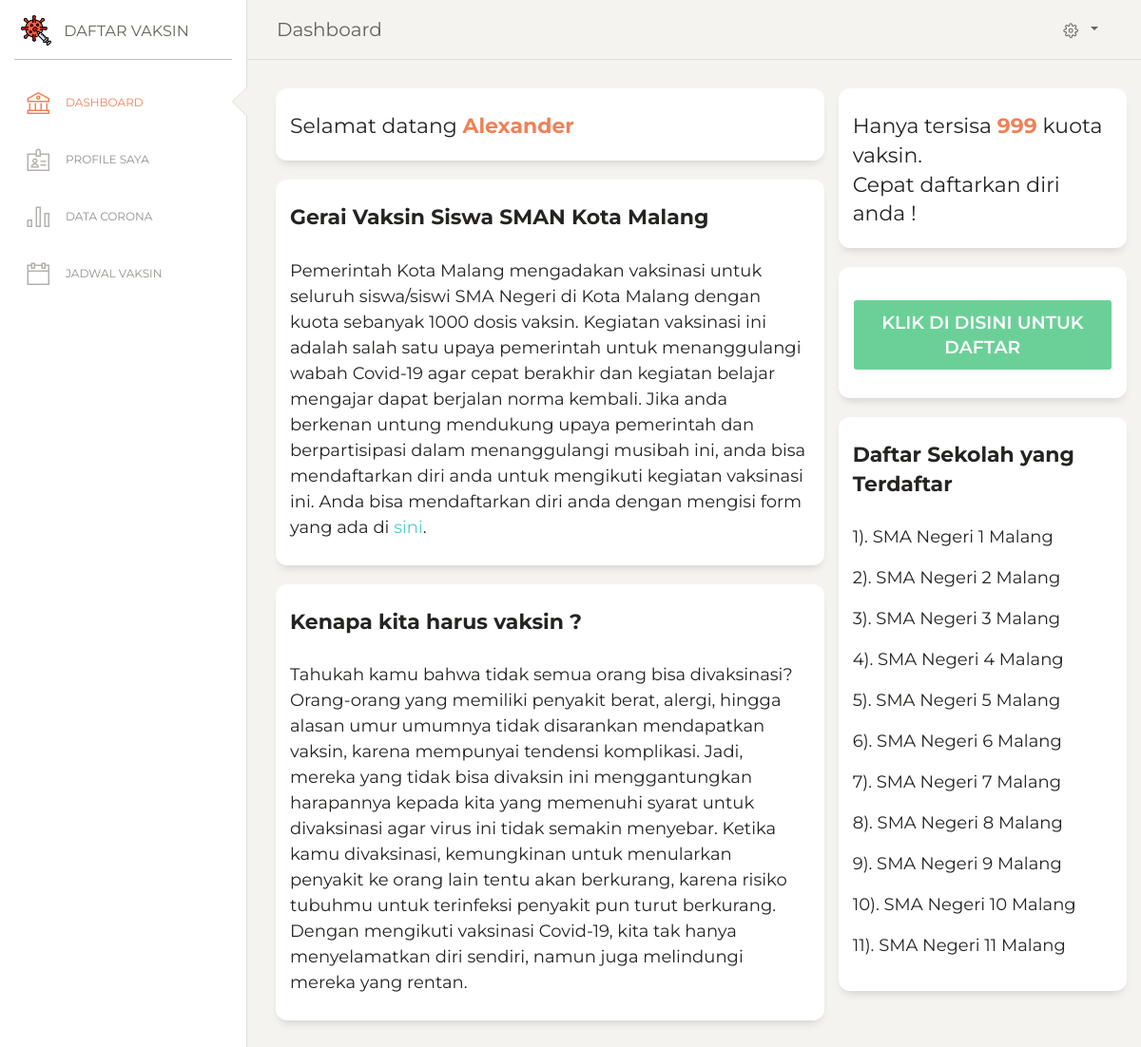
Page /app/index.php (signed in) on the committed database.
### tables this page shows
CREATE TABLE `akun` (
  `id` int(11) NOT NULL,
  `email` varchar(100) NOT NULL,
  `password` varchar(100) NOT NULL,
  `nama` varchar(200) NOT NULL,
  `tgl_daftar` varchar(100) NOT NULL
);

CREATE TABLE `sekolah` (
  `id_sekolah` int(11) NOT NULL,
  `nama_sekolah` varchar(200) NOT NULL,
  `telepon` varchar(12) NOT NULL,
  `alamat` varchar(255) NOT NULL,
  `jml_siswa` int(11) NOT NULL
);

### app/index.php (the view, shortened to what this page needs)
<?php
  include '../conn.php';
  $qry4=mysqli_query($conn,"select * from siswa");
  $jumlah_siswa=mysqli_num_rows($qry4);
  $sisa_kuota=1000-$jumlah_siswa;
  $id = $_SESSION['id_akun'];
  $query1 = mysqli_query($conn, "select * from akun where id = '".$id."'");
  $data_akun=mysqli_fetch_array($query1);
?>
<!DOCTYPE html>
<html lang="en">
<head>
  <link href="https://maxcdn.bootstrapcdn.com/font-awesome/latest/css/font-awesome.min.css" rel="stylesheet">
  <link href="../assets/css/bootstrap.min.css" rel="stylesheet" />
  <link href="../assets/css/paper-dashboard.css?v=2.0.1" rel="stylesheet" />
  <link href="../assets/demo/demo.css" rel="stylesheet" />
  <link rel="stylesheet" href="style.css">
</head>
<body class="">
  <div class="wrapper ">
    <div class="sidebar" data-color="white" data-active-color="danger">
      <div class="logo">
        <a href="index.php" class="simple-text logo-mini">
          <div class="logo-image-small">
            <img src="../assets/img/vaccine.png">
          </div>
        </a>
        <a href="index.php" class="simple-text logo-normal">
          Daftar Vaksin
        </a>
      </div>
      <div class="sidebar-wrapper">
        <ul class="nav">
          <li class="active">
            <a href="./index.php">
              <i class="nc-icon nc-bank"></i>
              <p>Dashboard</p>
            </a>
          </li>
          <li>
            <a href="./profil.php">
              <i class="nc-icon nc-badge"></i>
              <p>Profile Saya</p>
            </a>
          </li>
          <li>
            <a href="./data-covid.php">
                <i class="nc-icon nc-chart-bar-32"></i>
                <p>Data Corona</p>
            </a>
          </li>
          <li>
            <a href="./jadwal-vaksin.php">
                <i class="nc-icon nc-calendar-60"></i>
                <p>Jadwal Vaksin</p>
            </a>
          </li>
        </ul>
      </div>
    </div>
    <div class="main-panel">
      <nav class="navbar navbar-expand-lg navbar-absolute fixed-top navbar-transparent">
        <div class="container-fluid">
          <div class="navbar-wrapper">
            <a class="navbar-brand" href="index.php">Dashboard</a>
          </div>
          <div class="collapse navbar-collapse justify-content-end" id="navigation">
            <ul class="navbar-nav">
              <li class="nav-item btn-rotate dropdown">
                <a class="nav-link dropdown-toggle" href="http://example.com" id="navbarDropdownMenuLink" data-toggle="dropdown" aria-haspopup="true" aria-expanded="false">
                  <i class="nc-icon nc-settings-gear-65"></i>
                </a>
              </li>
            </ul>
          </div>
        </div>
      </nav>
      <div class="content">
        <div class="row">
          <div class="col-md-8">
            <div class="card card-user pb-2">
              <div class="card-header">
                <h5 class="card-title">Selamat datang <span class="text-danger font-weight-bold"><?=$data_akun['nama']?></span></h5>
              </div>
            </div>
            <div class="card card-user">
              <div class="card-header">
                <h5 class="card-title font-weight-bold">Gerai Vaksin Siswa SMAN Kota Malang</h5>
              </div>
              <div class="card-body">
                <p class="font">Pemerintah Kota Malang mengadakan vaksinasi untuk seluruh siswa/siswi SMA Negeri di Kota Malang dengan kuota sebanyak 1000 dosis vaksin. Kegiatan vaksinasi ini adalah salah satu upaya pemerintah untuk menanggulangi wabah Covid-19 agar cepat berakhir dan kegiatan belajar mengajar dapat berjalan norma kembali. Jika anda berkenan untung mendukung upaya pemerintah dan berpartisipasi dalam menanggulangi musibah ini, anda bisa mendaftarkan diri anda untuk mengikuti kegiatan vaksinasi ini. Anda bisa mendaftarkan diri anda dengan mengisi form yang ada di <a href="daftar-vaksin.php">sini</a>.</p>
              </div>
            </div>
            <div class="card card-user">
              <div class="card-header">
                <h5 class="card-title font-weight-bold">Kenapa kita harus vaksin ?</h5>
              </div>
              <div class="card-body">
                <p class="font">Tahukah kamu bahwa tidak semua orang bisa divaksinasi? Orang-orang yang memiliki penyakit berat, alergi, hingga alasan umur umumnya tidak disarankan mendapatkan vaksin, karena mempunyai tendensi komplikasi. Jadi, mereka yang tidak bisa divaksin ini menggantungkan harapannya kepada kita yang memenuhi syarat untuk divaksinasi agar virus ini tidak semakin menyebar. Ketika kamu divaksinasi, kemungkinan untuk menularkan penyakit ke orang lain tentu akan berkurang, karena risiko tubuhmu untuk terinfeksi penyakit pun turut berkurang. Dengan mengikuti vaksinasi Covid-19, kita tak hanya menyelamatkan diri sendiri, namun juga melindungi mereka yang rentan.</p>
              </div>
            </div>
          </div>
          <div class="col-md-4">
            <?php
              $qry3 = mysqli_query($conn,"select * from siswa where email='".$data_akun['email']."'");
              $cek_daftar = mysqli_num_rows($qry3);
              if($cek_daftar<1){
            ?>
            <div class="row">
              <div class="card card-user pb-2">
                <div class="card-header">
                  <h5 class="card-title">Hanya tersisa <span class="text-danger font-weight-bold"><?=$sisa_kuota?></span> kuota vaksin. <br>Cepat daftarkan diri anda !</h5>
                </div>
              </div>
            </div>
            <div class="row">
              <div class="card card-user pb-2">
                <div class="card-header">
                  <h5 class="card-title"><a href="daftar-vaksin.php" class="btn btn-success">Klik di disini untuk daftar</a></h5>
                </div>
              </div>
            </div>
            <?php
              }
            ?>
            <div class="row">
              <div class="card card-user pb-2">
                <div class="card-header">
                  <h5 class="card-title font-weight-bold">Daftar Sekolah yang Terdaftar</h5>
                </div>
                <div class="card-body">
                  <?php
                    $no=0;
                    $qry2 = mysqli_query($conn,"select * from sekolah order by id_sekolah");
                    while($data_sekolah = mysqli_fetch_array($qry2)){
                      $no++;
                      echo'<p class="font">'.$no.'). '.$data_sekolah["nama_sekolah"].'</p>';
                    }
                  ?>
                </div>
              </div>
            </div>
          </div>
        </div>
      </div>
    </div>
  </div>
</body>
</html>

### app/index.php (style rules this page uses)
.font { font-size: 18px; }

### rows in the picture
akun: nama "Alexander"
sekolah: nama_sekolah "SMA Negeri 1 Malang"
sekolah: nama_sekolah "SMA Negeri 2 Malang"
sekolah: nama_sekolah "SMA Negeri 3 Malang"
sekolah: nama_sekolah "SMA Negeri 4 Malang"
sekolah: nama_sekolah "SMA Negeri 5 Malang"
sekolah: nama_sekolah "SMA Negeri 6 Malang"
sekolah: nama_sekolah "SMA Negeri 7 Malang"
sekolah: nama_sekolah "SMA Negeri 8 Malang"
sekolah: nama_sekolah "SMA Negeri 9 Malang"
sekolah: nama_sekolah "SMA Negeri 10 Malang"
sekolah: nama_sekolah "SMA Negeri 11 Malang"

### other values in the picture
$sisa_kuota "999"
